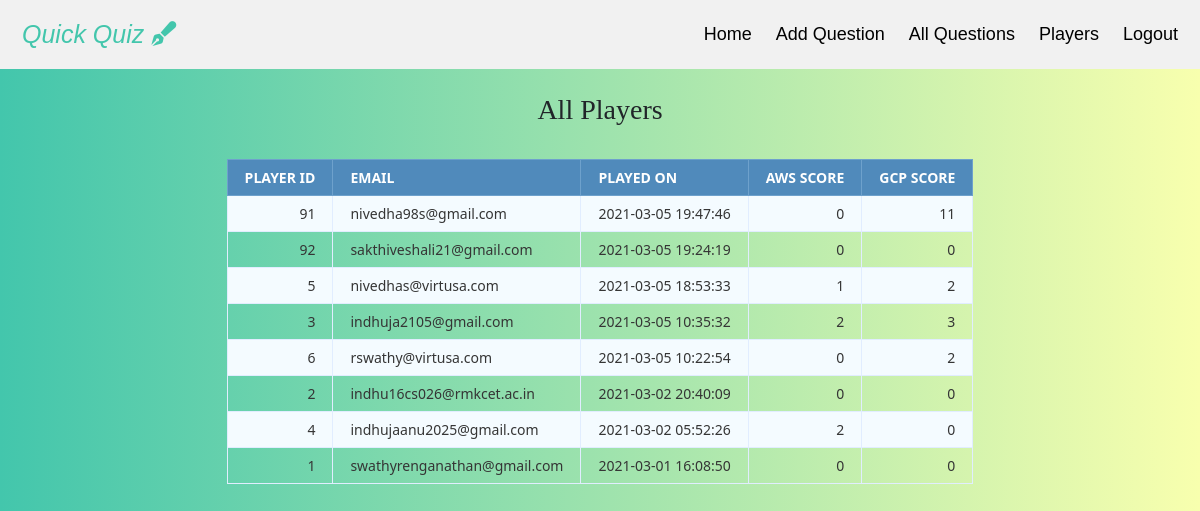
Page /players.php (signed in) on the committed database.
### tables this page shows
CREATE TABLE `users` (
  `id` int(11) NOT NULL,
  `email` varchar(225) NOT NULL,
  `played_on` varchar(225) NOT NULL,
  `score` int(11) NOT NULL DEFAULT 0,
  `score1` int(100) NOT NULL
);

### players.php (the view, shortened to what this page needs)
<?php include "connection.php";
if (isset($_SESSION['admin'])) {
?>
<!DOCTYPE html>
<html>
	<head>
		<link rel="stylesheet" type="text/css" href="css/style1.css">
   <link rel="stylesheet" href="https://stackpath.bootstrapcdn.com/bootstrap/4.4.1/css/bootstrap.min.css">
	</head>
</head>
	<body>
		<div class="header">
  <a href="index.php" class="logo">Quick Quiz&nbsp;<i class="fa fa-pen-fancy"></i></a>
  <div class="header-right">
    <a  href="adminhome.php">Home</a>
    <a href="add.php" class="start">Add Question</a>
	<a href="allquestions.php" class="start">All Questions</a>
	<a href="players.php" class="start">Players</a>
    <a href="exit.php">Logout</a>
  </div>
</div>
<br>
	<center><h3 style="font-family: 'Times New Roman', Times, serif"> All Players</h3></center><br>
	<table class="data-table">
		<thead>
			<tr>
			<th>Player Id</th>
			<th>Email</th>
			<th>Played On</th>
			<th>AWS Score</th>
                        <th>GCP Score</th>
			</tr>
		</thead>
		<tbody>
		<?php
            $query = "SELECT * FROM users ORDER BY played_on DESC";
            $select_players = mysqli_query($conn, $query) or die(mysqli_error($conn));
            if (mysqli_num_rows($select_players) > 0 ) {
            while ($row = mysqli_fetch_array($select_players)) {
                $id = $row['id'];
                $email = $row['email'];
                $played_on = $row['played_on'];
                $score = $row['score'];
	        $score1=$row['score1'];
                echo "<tr>";
                echo "<td>$id</td>";
                echo "<td>$email</td>";
                echo "<td>$played_on</td>";
                echo "<td>$score</td>";
                echo "<td>$score1</td>";
                echo "</tr>";
             }
         }
        ?>
		</tbody>
	</table>
</body>
</html>
<?php }
else {
	header("location: admin.php");
}
?>

### css/style1.css (style rules this page uses)
body { font-size: 15px; color: #343d44; font-family: "segoe-ui", "open-sans", tahoma, arial; padding: 0; margin: 0; }
table { margin: auto; font-family: "Lucida Sans Unicode", "Lucida Grande", "Segoe Ui"; font-size: 12px; }
table td { transition: all .5s; }
.data-table { border-collapse: collapse; font-size: 14px; min-width: 537px; }
.data-table th, .data-table td { border: 1px solid #e1edff; padding: 7px 17px; }
.data-table thead th { background-color: #508abb; color: #FFFFFF; border-color: #6ea1cc !important; text-transform: uppercase; }
.data-table tbody td { color: #353535; }
.data-table tbody td:first-child, .data-table tbody td:nth-child(4), .data-table tbody td:last-child { text-align: right; }
.data-table tbody tr:nth-child(odd) td { background-color: #f4fbff; }

### players.php (style rules this page uses)
body { font-family: Arial, Helvetica, sans-serif; }
body { background: #43C6AC; background: -webkit-linear-gradient(to left, #F8FFAE, #43C6AC); background: linear-gradient(to left, #F8FFAE, #43C6AC); }
* { box-sizing: border-box; }
body { margin: 0; font-family: Arial, Helvetica, sans-serif; }
.header { overflow: hidden; background-color: #f1f1f1; padding: 10px 10px; }
.header a { float: left; color: black; text-align: center; padding: 12px; text-decoration: none; font-size: 18px; line-height: 25px; border-radius: 4px; }
.header a.logo { font-size: 25px; font-style: italic; color: #43C6AC; }
.header-right { float: right; }

### rows in the picture
users: id "91", email "nivedha98s@gmail.com", played_on "2021-03-05 19:47:46", score "0", score1 "11"
users: id "92", email "sakthiveshali21@gmail.com", played_on "2021-03-05 19:24:19", score "0", score1 "0"
users: id "5", email "nivedhas@virtusa.com", played_on "2021-03-05 18:53:33", score "1", score1 "2"
users: id "3", email "indhuja2105@gmail.com", played_on "2021-03-05 10:35:32", score "2", score1 "3"
users: id "6", email "rswathy@virtusa.com", played_on "2021-03-05 10:22:54", score "0", score1 "2"
users: id "2", email "indhu16cs026@rmkcet.ac.in", played_on "2021-03-02 20:40:09", score "0", score1 "0"
users: id "4", email "indhujaanu2025@gmail.com", played_on "2021-03-02 05:52:26", score "2", score1 "0"
users: id "1", email "swathyrenganathan@gmail.com", played_on "2021-03-01 16:08:50", score "0", score1 "0"
